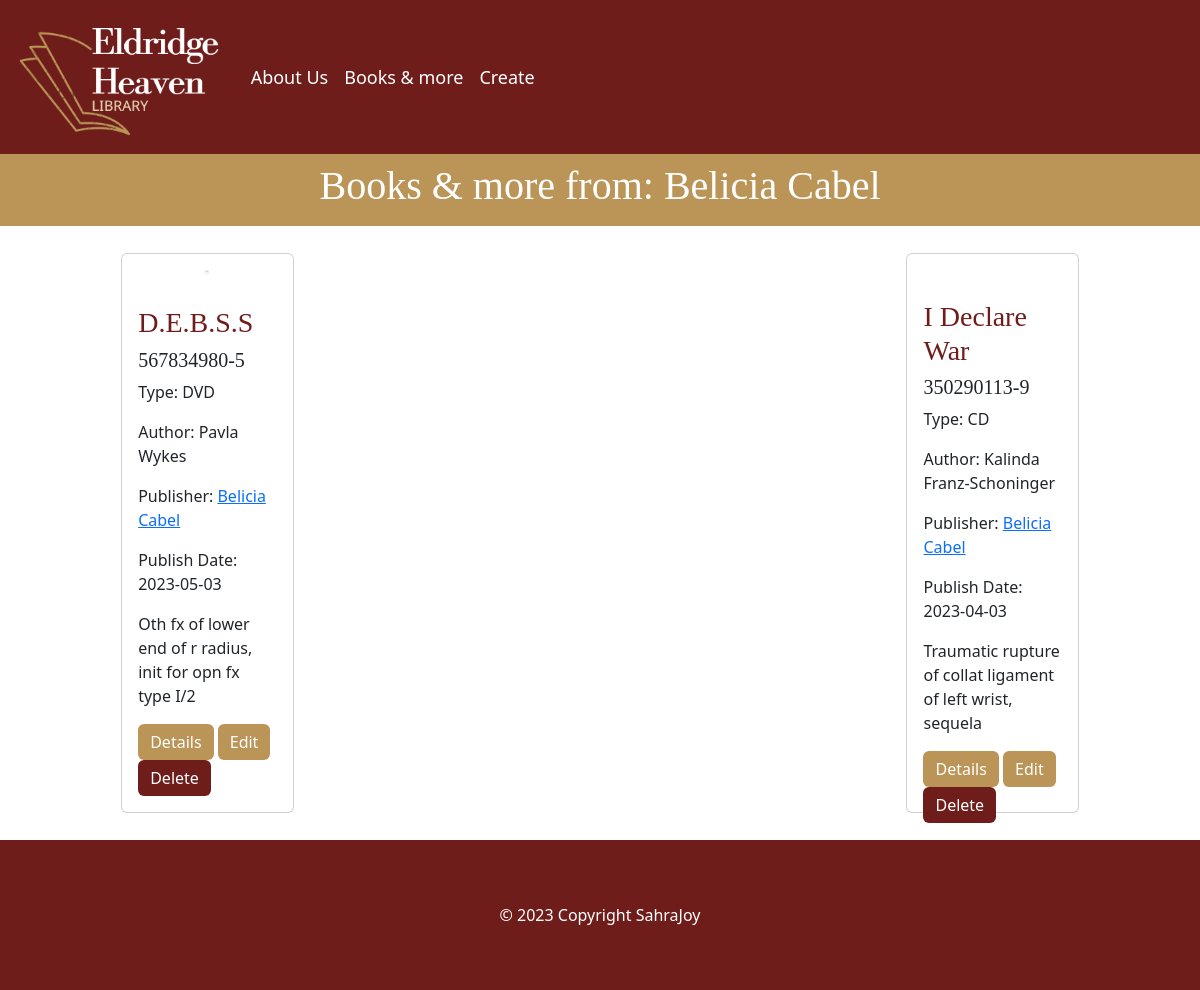
The app's page /publisher.php?id=9 with its own data.
### tables this page shows
CREATE TABLE `publisher` (
  `id_publisher` int(11) NOT NULL,
  `first_name` varchar(50) DEFAULT NULL,
  `last_name` varchar(50) DEFAULT NULL,
  `address` varchar(50) DEFAULT NULL,
  `city` varchar(50) DEFAULT NULL
);

CREATE TABLE `stock` (
  `id_stock` int(11) NOT NULL,
  `title` varchar(50) NOT NULL,
  `img` varchar(50) DEFAULT NULL,
  `isbn` varchar(50) NOT NULL,
  `description` varchar(265) DEFAULT NULL,
  `fk_type` int(11) NOT NULL,
  `fk_author` int(11) NOT NULL,
  `fk_publisher` int(11) NOT NULL,
  `publish_date` date NOT NULL
);

CREATE TABLE `type` (
  `id_type` int(11) NOT NULL,
  `type` varchar(50) DEFAULT NULL
);

CREATE TABLE `author` (
  `id_author` int(11) NOT NULL,
  `first_name` varchar(50) DEFAULT NULL,
  `last_name` varchar(50) DEFAULT NULL
);

### publisher.php (the view, shortened to what this page needs)
<?php
    require_once 'components/db_connect.php';
    if(isset($_GET['id']) && !empty($_GET["id"])){
        $id_publisher = mysqli_real_escape_string($conn, $_GET['id']);
        $sql = "SELECT stock.*,
                    type.type AS typeName,
                    author.first_name AS authorFirstName,
                    author.last_name AS authorLastName,
                    publisher.first_name AS publisherFirstName,
                    publisher.last_name AS publisherLastName
                FROM `stock`
                INNER JOIN `type` ON stock.fk_type = type.id_type
                INNER JOIN `author` ON stock.fk_author = author.id_author
                INNER JOIN `publisher` ON stock.fk_publisher = publisher.id_publisher
                WHERE `stock`.`fk_publisher` = $id_publisher";
        $result = mysqli_query($conn, $sql);
        $cards = "";
        $publisher = "";
        if(mysqli_num_rows($result) > 0) {
            while($row = mysqli_fetch_assoc($result)) {
                $cards .= "
                <div>
                    <div class='card'>
                        <div id='img'>
                            <img src='assets/$row[img]' class='card-img' alt=''>
                        </div>
                        <div class='card-body'>
                            <h3>$row[title]</h3>
                            <h5>$row[isbn]</h5>
                            <p class='card-text'>Type: {$row["typeName"]}</p>
                            <p class='card-text'>Author: {$row["authorFirstName"]} {$row["authorLastName"]}</p>
                            <p class='card-text'>Publisher: <a href='publisher.php?id=$row[fk_publisher]'>{$row["publisherFirstName"]} {$row["publisherLastName"]}</a></p>
                            <p class='card-text'>Publish Date: $row[publish_date]</p>
                            <p class='card-text'>$row[description]</p>
                            <a href='details.php?id=$row[id_stock]' class='btn btn-primary'>Details</a>
                            <a href='update.php?id=$row[id_stock]' class='btn btn-warning'>Edit</a>
                            <a href='delete.php?id=$row[id_stock]' class='btn btn-danger delete'>Delete</a>
                        </div>
                    </div>
                </div>
                ";
                $publisher = "<p class='card-text'>: {$row["publisherFirstName"]} {$row["publisherLastName"]}</p>
                ";
            }
        } else {
        $cards = "no data found";
        }
    }
?>
<!DOCTYPE html>
<html lang="en">
<head>
    <link href="https://cdn.jsdelivr.net/npm/bootstrap@5.3.2/dist/css/bootstrap.min.css" rel="stylesheet">
    <link rel="stylesheet" href="CSS/style.css">
</head>
<body>
    <?php require_once 'components/navbar.php'; ?>
    <div class='stock'>
        <div class='headline'>
            <h1>Books & more from</h1>
            <h1><?= $publisher ?></h1>
        </div>
        <div class='row row-cols-xl-5 row-cols-lg-4 row-cols-md-2 row-cols-sm-2 row-cols-xs-1' id='result'>
            <?= $cards ?>
        </div>
    </div>
    <?php require_once 'components/footer.php'; ?>
</body>
</html>

### CSS/style.css (style rules this page uses)
.headline { display: flex; justify-content: center; align-items: center; padding: 1vh; width: 100%; background-color: #BB9457; }
h3 { font-family: 'Source Serif 4', serif; color: #6F1D1B; }
h5 { font-family: 'Source Serif 4', serif; }
.headline h1 { font-family: 'Source Serif 4', serif; color: white; }
.stock { display: flex; justify-content: center; align-items: center; flex-direction: column; }
.stock .row { margin: 3vh 1vh; display: flex; flex-wrap: wrap; justify-content: space-between; }
.stock .card { height: 70vh; margin: 3px 0; }
.stock .row .card #img { padding: 15px; display: flex; justify-content: center; align-items: center; height: 40vh; overflow: hidden; width: 100%; }
.stock .row .card #img .card-img { height: 100%; object-fit: contain; width: auto; }
.stock .row .card .card-body .btn { background-color: #BB9457; border: none; color: white; }
.stock .row .card .card-body .delete { background-color: #6F1D1B; border: none; color: white; }

### records on screen
publisher: first_name "Belicia", last_name "Cabel"
stock: img (picture), title "D.E.B.S.S", isbn "567834980-5", fk_type.type "DVD", fk_author.first_name "Pavla", fk_author.last_name "Wykes", fk_publisher.first_name "Belicia", fk_publisher.last_name "Cabel", publish_date "2023-05-03", description "Oth fx of lower end of r radius, init for opn fx type I/2"
stock: title "I Declare War", isbn "350290113-9", fk_type.type "CD", fk_author.first_name "Kalinda", fk_author.last_name "Franz-Schoninger", fk_publisher.first_name "Belicia", fk_publisher.last_name "Cabel", publish_date "2023-04-03", description "Traumatic rupture of collat ligament of left wrist, sequela"
